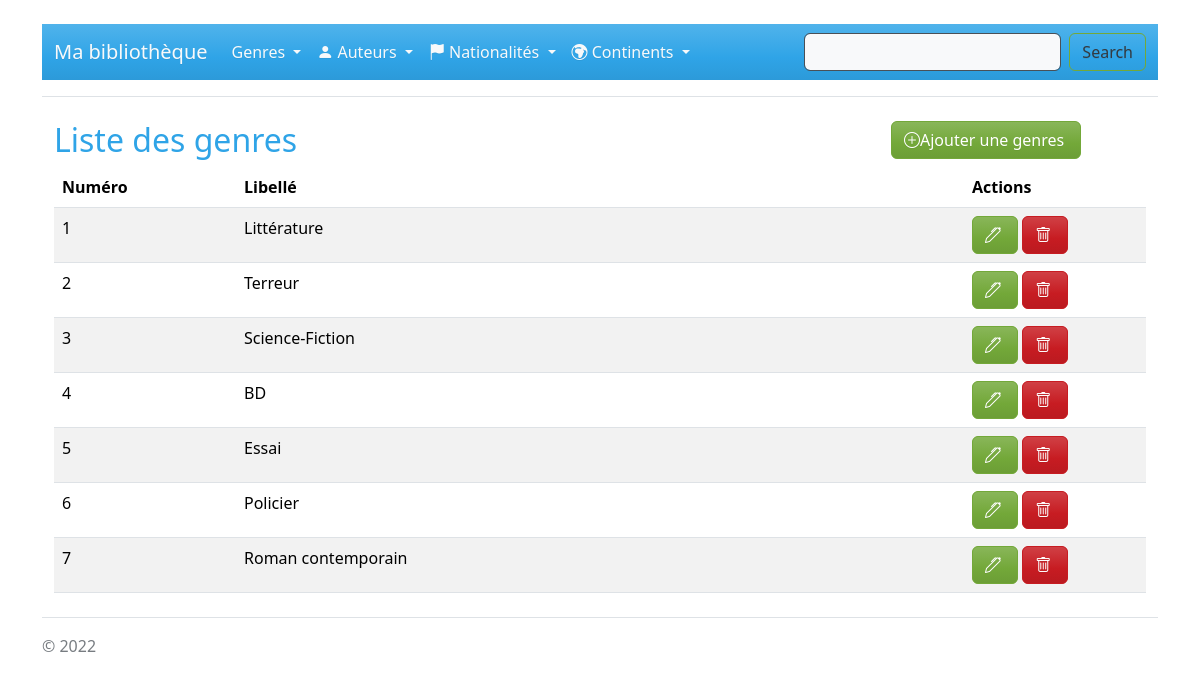
The app's page /index.php?uc=genres&action=list with its own data.
### tables this page shows
CREATE TABLE IF NOT EXISTS `genre` (
  `num` tinyint NOT NULL AUTO_INCREMENT,
  `libelle` varchar(25) NOT NULL DEFAULT '',
  PRIMARY KEY (`num`)
);

### models/monPdo.php (called while the page is built, shortened)
<?php
class MonPdo
{
    private static $unPdo = null;
    private function __construct()
    {
        $env = parse_ini_file('.env');
        $serveur = 'mysql:host=' . $env['DB_HOST'];
        $bdd = 'dbname=' . $env['DB_NAME'];
        $user = $env['DB_USER'];
        $mdp = $env['DB_PASSWORD'];
        MonPdo::$unPdo = new PDO($serveur.';'.$bdd, $user, $mdp);
        MonPdo::$unPdo->query("SET CHARACTER SET utf8");
        MonPdo::$unPdo->setAttribute(PDO::ATTR_ERRMODE, PDO::ERRMODE_EXCEPTION);
    }
    public static function getInstance()
    {
        if(self::$unPdo == null)
        {
            self::$monPdo = new MonPdo();
        }
        return self::$unPdo;
    }
}

### models/Genre.php (called while the page is built, shortened)
<?php
class Genre {
    private $num;
    private $libelle;
    public function getNum()
    {
        return $this->num;
    }
    public function getLibelle(): string
    {
        return $this->libelle;
    }
    public static function findAll(): array
    {
        $req=MonPdo::getInstance()->prepare("SELECT * FROM genre");
        $req->setFetchMode(PDO::FETCH_CLASS|PDO::FETCH_PROPS_LATE, "Genre");
        $req->execute();
        $results=$req->fetchAll();
        return $results;
    }
}
?>

### vues/genre/listGenre.php (the view, shortened to what this page needs)
<div class="container mt-3">
    <div class="row">
        <div class="col-9">
            <h2>Liste des genres</h2>
        </div>
        <div class="col-3">
            <a href="index.php?uc=genres&action=add">
                <button type="button" class="btn btn-success pe-3"><i class="bi bi-plus-circle"></i>Ajouter une genres</button>
            </a>
        </div>
    </div>
    <table class="table table-striped table-hover">
                <thead>
                    <tr class="d-flex">
                    <th scope="col" class="col-md-2">Numéro</th>
                    <th scope="col" class="col-md-8">Libellé</th>
                    <th scope="col" class="col-md-2">Actions</th>
                    </tr>
                </thead>
                <tbody>
                    <?php
                    foreach($lesGenres as $genre){
                        echo "<tr class='d-flex'>";
                        echo "<td class='col-md-2'>".$genre->getNum()."</td>";
                        echo "<td class='col-md-8'>".$genre->getLibelle()."</td>";
                        echo "<td class='col-md-2'>
                            <a href='index.php?uc=genres&action=update&num=".$genre->getNum()."' class='btn btn-success pe-3'><i class='bi bi-pen'></i>
                            </a>
                            <a href='#deleteModal' data-bs-toggle='modal' data-delete='index.php?uc=genres&action=delete&num=".$genre->getNum()."' class='btn btn-danger pe-3'><i class='bi bi-trash'></i>
                            </a>
                        </td>";
                        echo "</tr>";
                    }
                    ?>
                </tbody>
            </table>
</div>

### records on screen
genre: num "1", libelle "Littérature"
genre: num "2", libelle "Terreur"
genre: num "3", libelle "Science-Fiction"
genre: num "4", libelle "BD"
genre: num "5", libelle "Essai"
genre: num "6", libelle "Policier"
genre: num "7", libelle "Roman contemporain"
